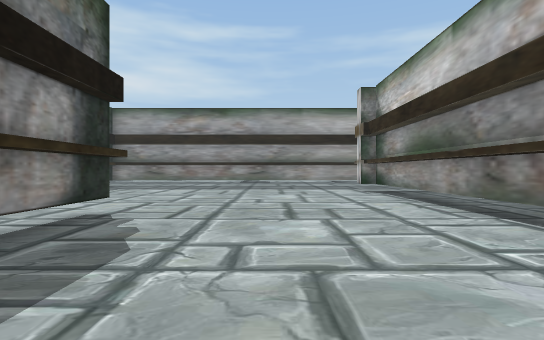
View 1 (above)

24 first-person views from a walk through a Unity game level. The camera is 1.5 m above the floor, looks level and sees 80° across. The floor is counted in squares, 2 m on a side. Each view is taken from the middle of a square. On the plan, view 1 faces up. The plan holds only what a view shows up to about 11 squares ahead; the rest is blank. The place goes on beyond the plan.

View 2
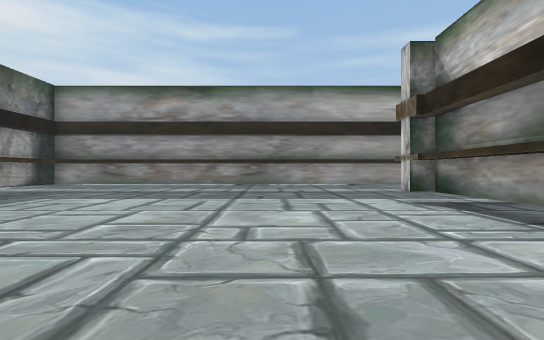

View 3
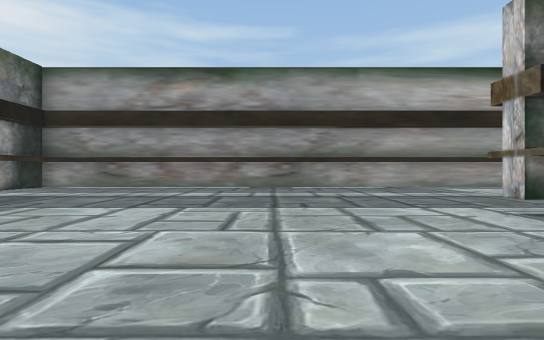

View 4
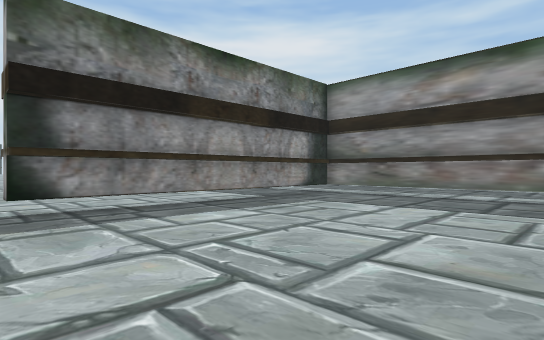

View 5
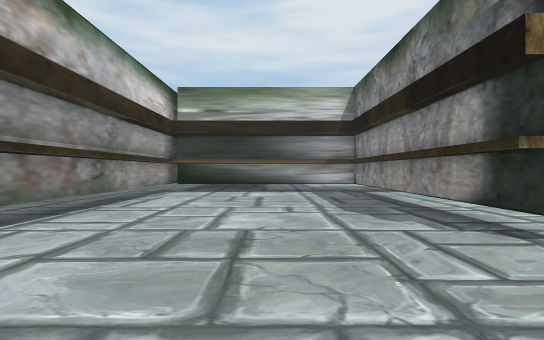

View 6
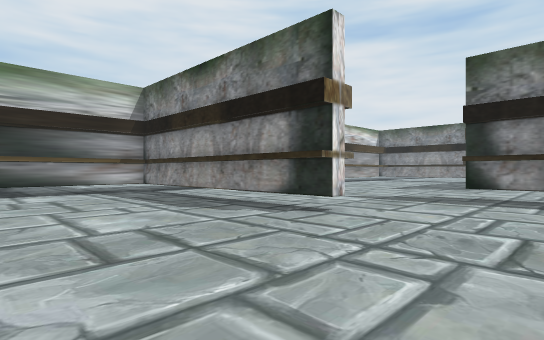

View 7
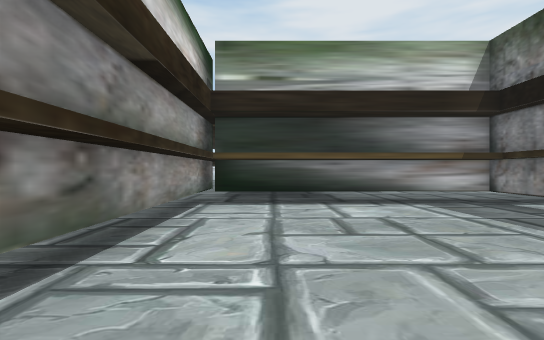

View 8
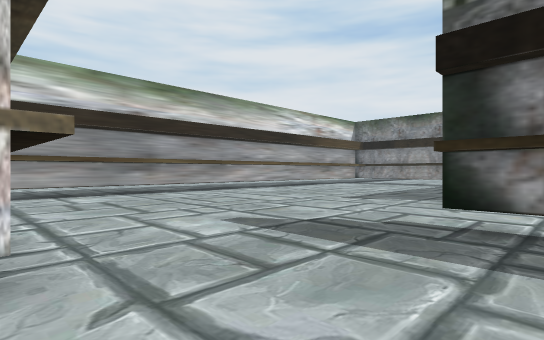

View 9
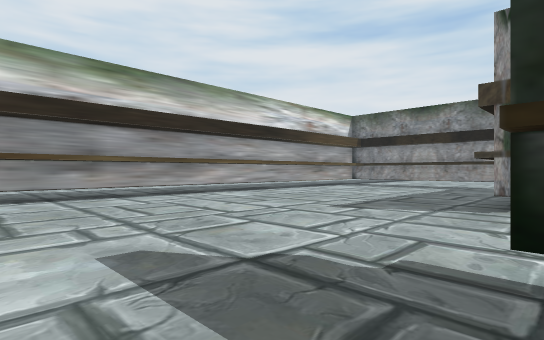

View 10
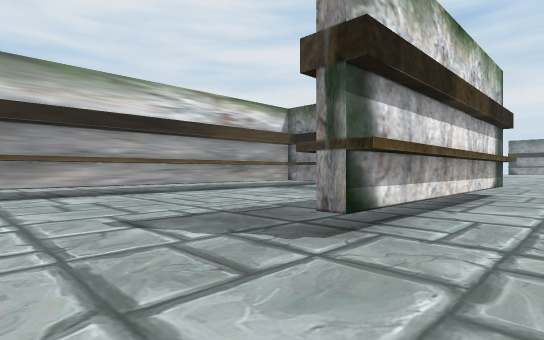

View 11
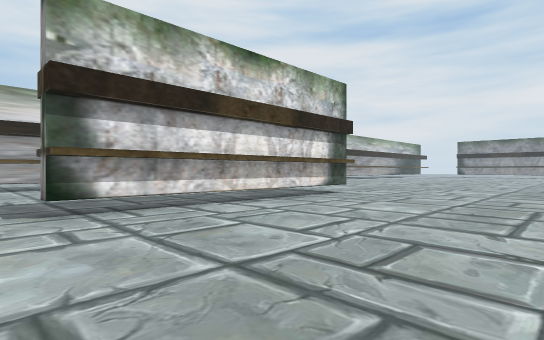

View 12
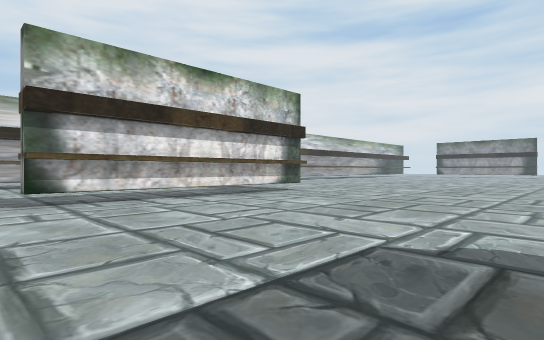

View 13
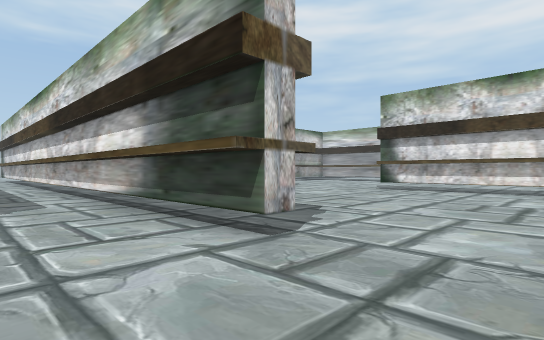

View 14
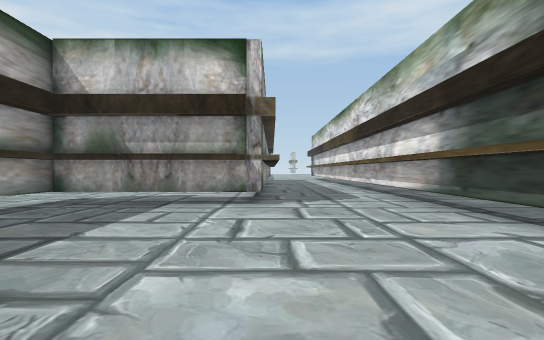

View 15
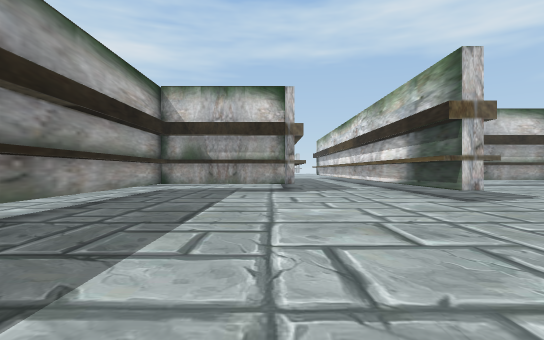

View 16
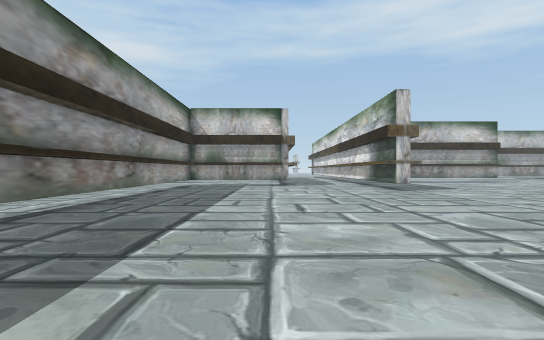

View 17
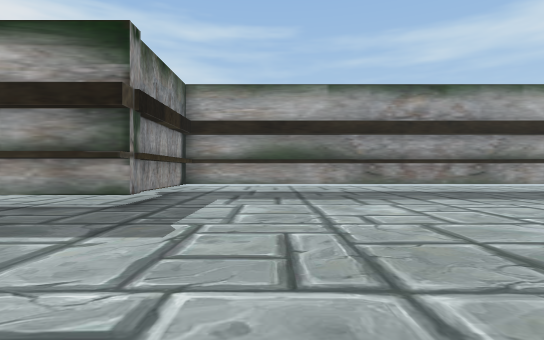

View 18
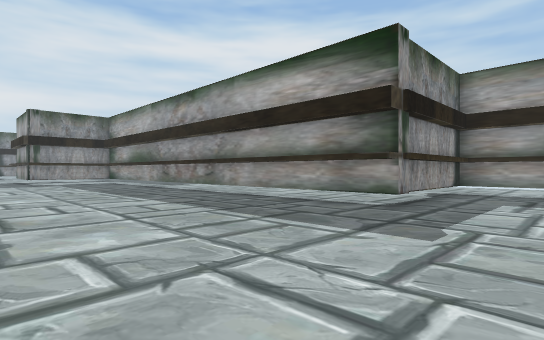

View 19
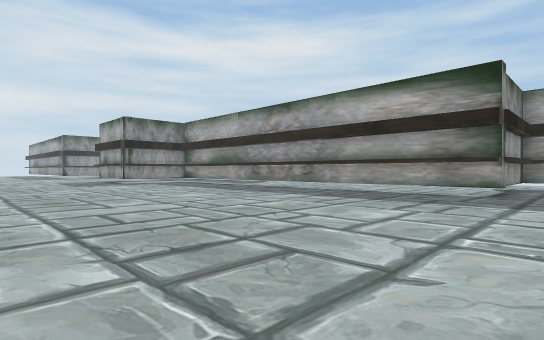

View 20
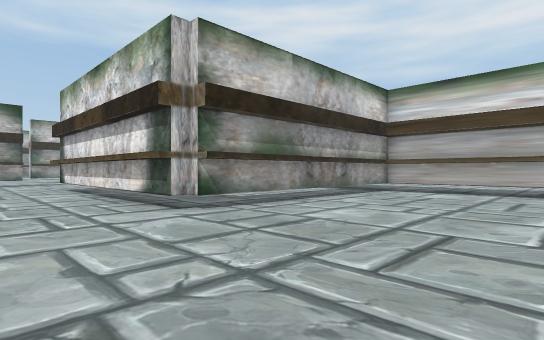

View 21
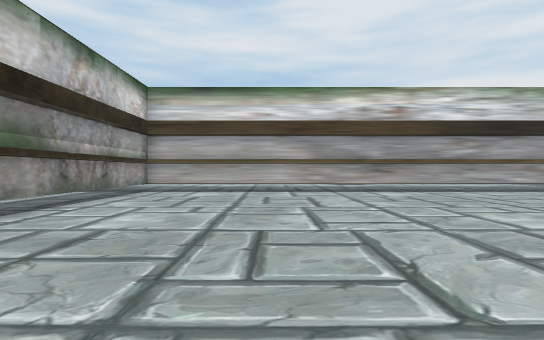

View 22
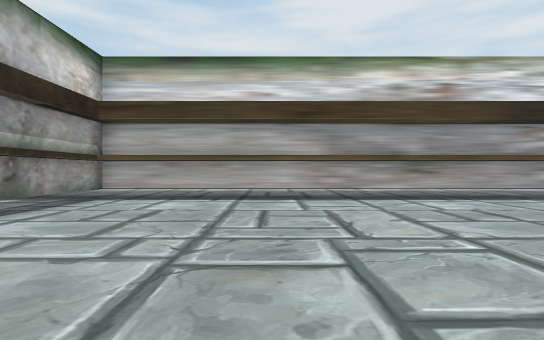

View 23
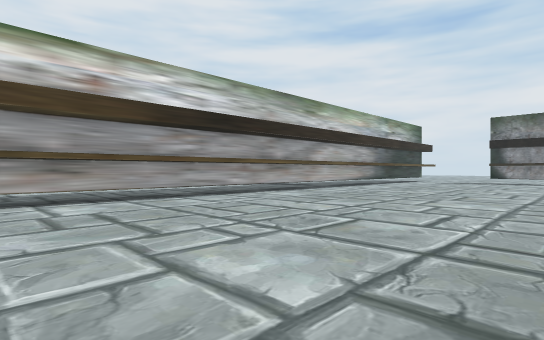

View 24
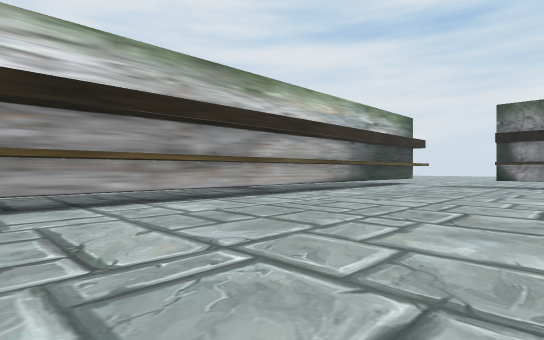

### Floor plan
Key: @ floor where view 1 was taken; # wall or solid block; . floor; T thing the floor can be seen under or through.
Columns run from 45 left of view 1 to 4 right of it. Each row starts with its distance up from view 1.
 24                  ################# ...
 23              ....T...............T....
 22              ....T...............T....
 21             .....T...............T....
 20             .....T...............T....
 19            ##TTTTT...............#####
 18          .............................  ....
 17         ..........................................
 16        ...........................................
 15       ................. ......#####TTTTTTTTTTTTTTT
 14       ................   .............T...........
 13        ...............................T...........
 12       ................................T...........
 11      .................................T..........#
 10      .............. ..................T..........#
  9               .... ...................T..........#
  8                    ...................T..........#
  7                   ....................T..........#
  6              ............TTTTTTTT................#
  5     .....................T................T......#
  4 .........................T................T......#
  3 .........................T................T......#
  2  ........................T................T......#
  1   .......................T................T......#
  0    ......................T................T..@...#
 -1     .....................T.. .............T......#
 -2      ....................T.   ............T......#
 -3       #################TT      #########TT TT#####
 -4        ....................     ..............  #.
 -5         ...................      .............
 -6          .........                .. .........
 -7                ..                     ..

Where each view was taken, in squares from view 1:
view 1: 0 up, 0 right, facing up
view 2: 4 up, 0 right, facing up
view 3: 6 up, 1 left, facing up
view 4: 6 up, 1 left, facing up-left
view 5: 9 up, 0 right, facing down
view 6: 9 up, 2 right, facing down-left
view 7: 5 up, 2 right, facing down
view 8: 8 up, 3 left, facing down-left
view 9: 7 up, 5 left, facing down-left
view 10: 8 up, 9 left, facing down-left
view 11: 12 up, 11 left, facing down-left
view 12: 14 up, 11 left, facing down-left
view 13: 18 up, 18 left, facing down-right
view 14: 19 up, 19 left, facing right
view 15: 20 up, 23 left, facing right
view 16: 20 up, 27 left, facing right
view 17: 13 up, 25 left, facing up
view 18: 13 up, 25 left, facing up-left
view 19: 9 up, 26 left, facing up-left
view 20: 9 up, 26 left, facing down-right
view 21: 9 up, 25 left, facing down
view 22: 6 up, 25 left, facing down
view 23: 6 up, 27 left, facing down-left
view 24: 5 up, 31 left, facing down-left
